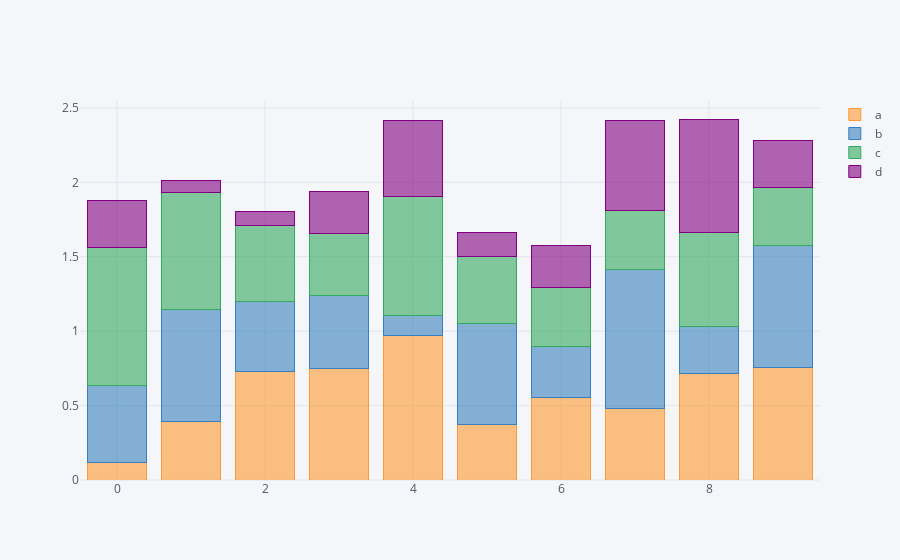

Notebook source saved alongside this figure:
### Code cell
df = pd.DataFrame(np.random.rand(10, 4), columns=['a', 'b', 'c', 'd'])
df.iplot(kind='bar', barmode='stack')

### Figure 1 — Plotly figure (JSON) as saved in the notebook; plotly's stock layout.template omitted (floating-point values rounded to 4 significant figures)
{"data": [{"marker": {"color": "rgba(255, 153, 51, 0.6)", "line": {"color": "rgba(255, 153, 51, 1.0)", "width": 1}}, "name": "a", "orientation": "v", "text": "", "type": "bar", "uid": "93ac32fa-bbd3-4c48-a709-5b8a4984ac2d", "x": [0, 1, 2, 3, 4, 5, 6, 7, 8, 9], "y": [0.1179, 0.3933, 0.732, 0.746, 0.9712, 0.3741, 0.5527, 0.4788, 0.7147, 0.7582]}, {"marker": {"color": "rgba(55, 128, 191, 0.6)", "line": {"color": "rgba(55, 128, 191, 1.0)", "width": 1}}, "name": "b", "orientation": "v", "text": "", "type": "bar", "uid": "a1190926-fa8a-4268-b907-44e5f78eae68", "x": [0, 1, 2, 3, 4, 5, 6, 7, 8, 9], "y": [0.5142, 0.7537, 0.4684, 0.492, 0.1343, 0.6741, 0.341, 0.9383, 0.3176, 0.8184]}, {"marker": {"color": "rgba(50, 171, 96, 0.6)", "line": {"color": "rgba(50, 171, 96, 1.0)", "width": 1}}, "name": "c", "orientation": "v", "text": "", "type": "bar", "uid": "dcfd9fd8-6292-4bc4-bad6-c8c7ff471b9e", "x": [0, 1, 2, 3, 4, 5, 6, 7, 8, 9], "y": [0.929, 0.7845, 0.5071, 0.4213, 0.7966, 0.4508, 0.3998, 0.3931, 0.6308, 0.3901]}, {"marker": {"color": "rgba(128, 0, 128, 0.6)", "line": {"color": "rgba(128, 0, 128, 1.0)", "width": 1}}, "name": "d", "orientation": "v", "text": "", "type": "bar", "uid": "824c70f7-12e7-4606-8c9d-a025a7e507e7", "x": [0, 1, 2, 3, 4, 5, 6, 7, 8, 9], "y": [0.3158, 0.08412, 0.09792, 0.279, 0.5149, 0.1645, 0.2844, 0.608, 0.7624, 0.3142]}], "layout": {"barmode": "stack", "legend": {"bgcolor": "#F5F6F9", "font": {"color": "#4D5663"}, "traceorder": "normal"}, "paper_bgcolor": "#F5F6F9", "plot_bgcolor": "#F5F6F9", "title": {"font": {"color": "#4D5663"}}, "xaxis": {"gridcolor": "#E1E5ED", "showgrid": true, "tickfont": {"color": "#4D5663"}, "title": {"font": {"color": "#4D5663"}, "text": ""}, "zerolinecolor": "#E1E5ED"}, "yaxis": {"gridcolor": "#E1E5ED", "showgrid": true, "tickfont": {"color": "#4D5663"}, "title": {"font": {"color": "#4D5663"}, "text": ""}, "zerolinecolor": "#E1E5ED"}}}
